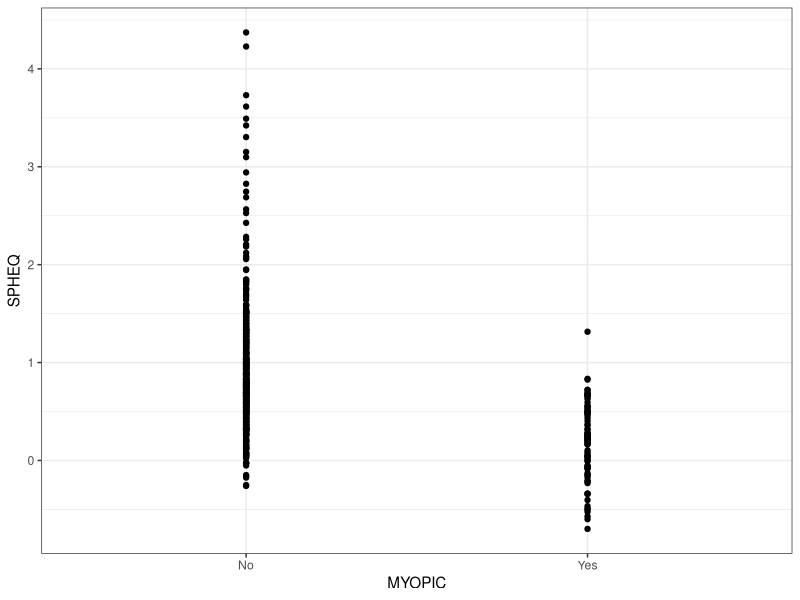
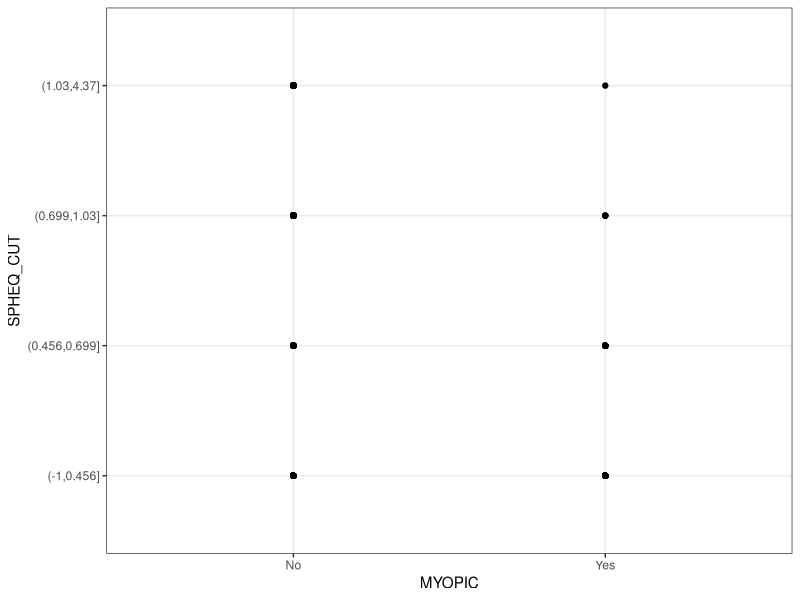
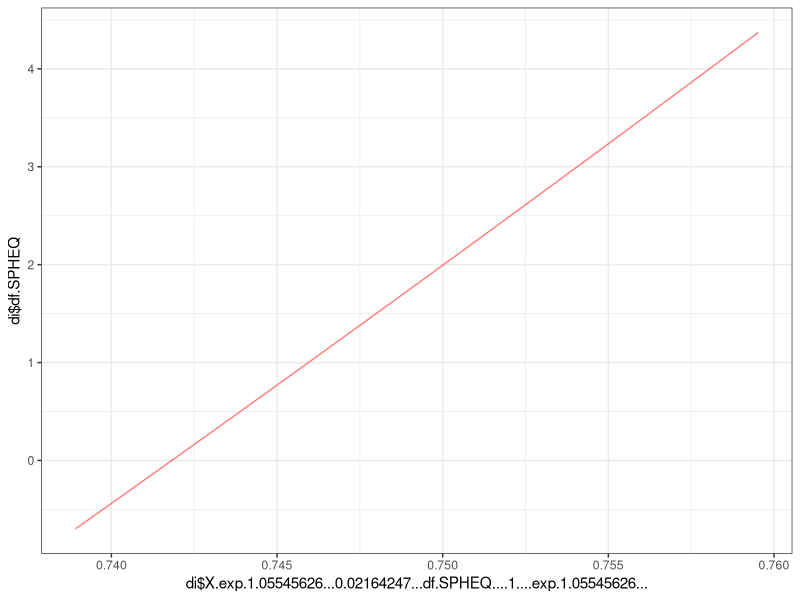

Write the R code that produced these figures, in order.
## ---- chunk 1
library( ggplot2 )
library( lmtest )
## ---- chunk 2
df <- read.delim( '../data/raw/MYOPIA/MYOPIA.txt' )
## ---- chunk 3
df <- transform( df
                 , ID = factor( ID )
                 , STUDYYEAR = factor( STUDYYEAR )
                 , MYOPIC = factor( MYOPIC
                                    , levels = c( 0, 1 )
                                    , labels = c( 'No', 'Yes' )
                                    )
                 , AGE = AGE
                 , GENDER = factor( GENDER
                                    , levels = c( 0, 1 )
                                    , labels = c( 'Male', 'Female' )
                                    )
                 , SPHEQ = SPHEQ
                 , AL = AL
                 , ACD = ACD
                 , LT = LT
                 , VCD = VCD
                 , SPORTHR = SPORTHR
                 , READHR = READHR
                 , COMPHR = COMPHR
                 , STUDYHR = STUDYHR
                 , TVHR = TVHR
                 , DIOPTERHR = DIOPTERHR
                 , MOMMY = factor( MOMMY
                                   , levels = c( 0, 1 )
                                   , labels = c( 'No', 'Yes' )
                                   )
                 , DADMY = factor( DADMY
                                   , levels = c( 0, 1 )
                                   , labels = c( 'No', 'Yes' )
                                   )
                 )
## ---- chunk 4
myopia.fit <- glm(
  MYOPIC 
  ~ SPHEQ
  , data = df
  , family = binomial( link = 'logit' )
)
## ---- chunk 5
summary( myopia.fit )
## ---- chunk 6
exp( coef( myopia.fit ) )
## ---- chunk 7
exp( confint( myopia.fit ) )
## ---- chunk 8
ggplot( df ) +
  geom_point( aes( x = MYOPIC, y = SPHEQ ) ) +
  theme_bw()
## ---- chunk 9
df$SPHEQ_CUT <- cut( df$SPHEQ, breaks = c( -1, 0.6990, 0.4562, 1.0340, 4.3720 ) )
ggplot( df ) +
  geom_point( aes( x = MYOPIC, y = SPHEQ_CUT ) ) +
  theme_bw()
## ---- chunk 10
di <- data.frame( df$SPHEQ
                  , ( exp( 1.05545626+ 0.02164247 * df$SPHEQ ) ) 
                               / ( 1+( exp( 1.05545626+ 0.02164247 * df$SPHEQ ) ) ) )
ggplot( di ) +
  geom_line( aes( x = di$X.exp.1.05545626...0.02164247...df.SPHEQ....1....exp.1.05545626..., y = di$df.SPHEQ ), colour = 'red', alpha = .5 ) +
  theme_bw()
## ---- chunk 11
lrtest( glm( df$MYOPIC
            ~ 1
            , family = binomial( link = 'logit' ) 
            )
        , 
        glm( df$MYOPIC
              ~ df$SPHEQ
            , family = binomial( link = 'logit' ) 
            )
        )
## ---- chunk 12
waldtest( glm( df$MYOPIC
            ~ 1
            , family = binomial( link = 'logit' ) 
            )
        , 
        glm( df$MYOPIC
              ~ df$SPHEQ
            , family = binomial( link = 'logit' ) 
            )
        )
